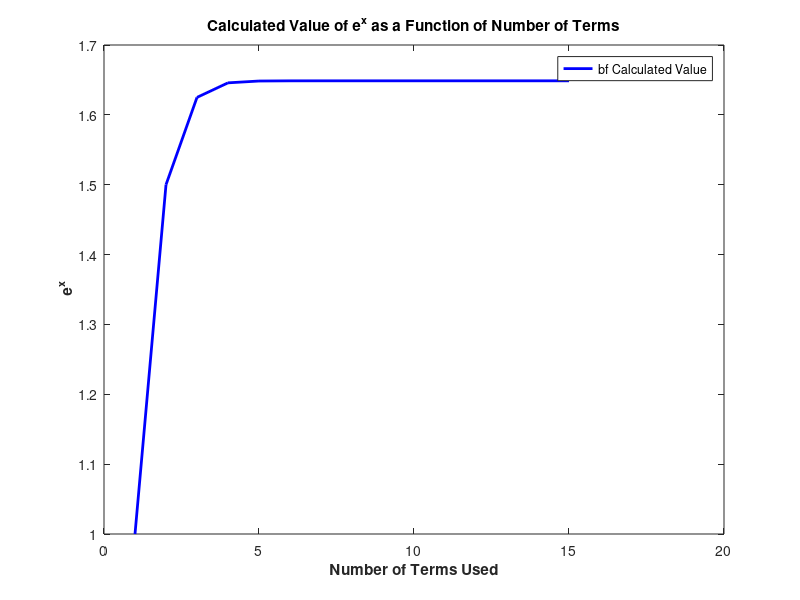
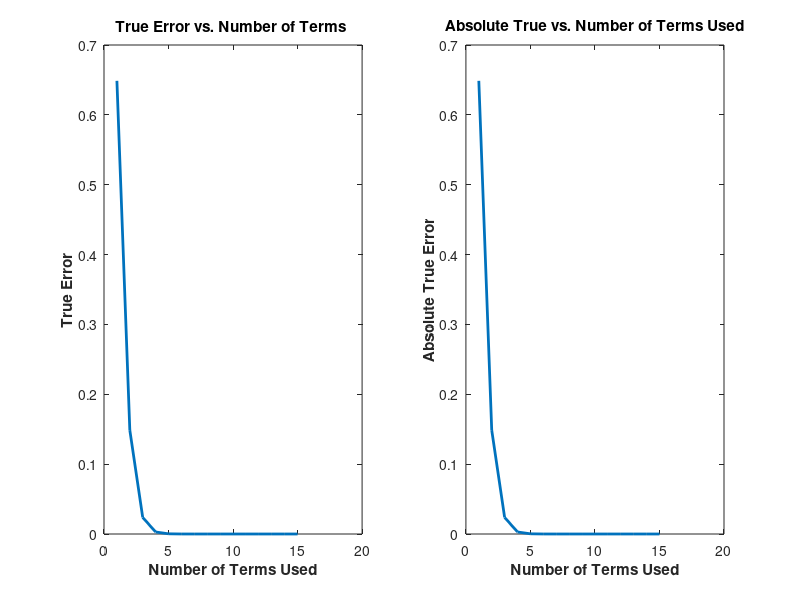
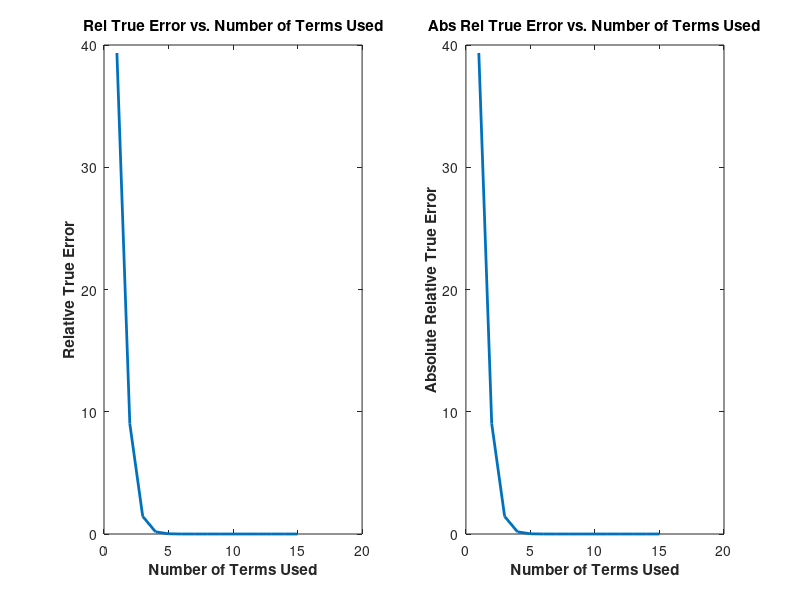

Here is the MATLAB script that generated these plots, in order:
clc
clear all
close all
% Maximum number of terms to use
n=15;
% Value of x at which function is calculated
x=0.5;
%% Displaying Initial Information
%disp(sprintf(''\n\n***************************Input Data******************************''))
disp(sprintf(' Value of x at which to approximate, x = %g',x))
disp(sprintf(' Maximum number of terms, n = %g',n))
% Using a long format so that all the necessary digits can be shown
format long
%% Maclaurin series in a repetitive loop.
sumprevious = 0;
for i=1:1:n
func = ' exp(x)';
%This function "f" will be used to find the "true value" in calculations.
f = inline('exp(x)');
sumpresent(i) = sumprevious + (x^(i-1))/(factorial(i-1));
TrueError(i) = f(x) - sumpresent(i);
AbsTrueError(i) = abs(f(x) - sumpresent(i));
RelTrueError(i) = ((f(x) - sumpresent(i))/f(x))*100;
AbsRelTrueError(i) = abs((f(x) - sumpresent(i))/f(x))*100;
sumprevious = sumpresent(i);
end
%% Creating a table of values based on the error calculations
% disp(sprintf(''\n\n****************************Table of
% Values****************************''));
disp('Terms True True Abs True Relative Abs Rel')
disp('Used Value Error Error True True ');
for i=1:1:n
string = '%g %+1.3e %+1.3e %+1.3e %+1.3e %+1.3e';
disp(sprintf(string,i,sumpresent(i),TrueError(i),AbsTrueError(i),RelTrueError(i), AbsRelTrueError(i)))
iteration(i) = i;
end
%% Graph 1: Maclaurin series e(x) as a function of number of terms.
figure(1)
plot(iteration,sumpresent,'b','LineWidth',2);
title('\bfCalculated Value of e^{x} as a Function of Number of Terms');
xlabel('\bfNumber of Terms Used');
ylabel('\bf e^{x}');
legend('bf Calculated Value');
%% Graph 2: True and Absolute True Errors
figure(2)
% First Subplot: True Error vs. Number of Terms Calculated
subplot(1,2,1);
plot(iteration,TrueError,'LineWidth',2)
title('\bfTrue Error vs. Number of Terms ');
xlabel('\bfNumber of Terms Used')
ylabel('\bfTrue Error');
% Second Subplot: Absolute Approximate Error vs. Number of Terms Calculated
subplot(1,2,2);
plot(iteration,AbsTrueError,'LineWidth',2);
title('\bfAbsolute True vs. Number of Terms Used');
xlabel('\bfNumber of Terms Used');
ylabel('\bfAbsolute True Error');
%% Graph 2: Calculation of Relative and Absolute Relative True Error
figure(3)
% First Subplot: Relative True Error vs. Number of Terms Calculated
subplot(1,2,1);
plot(iteration,RelTrueError,'LineWidth',2);
title('\bfRel True Error vs. Number of Terms Used');
xlabel('\bfNumber of Terms Used');
ylabel('\bfRelative True Error');
% % Second Subplot: Absolute Relative True Error vs. Number of Terms
% Calculated.
subplot(1,2,2);
plot(iteration,AbsRelTrueError,'LineWidth',2);
title('\bfAbs Rel True Error vs. Number of Terms Used');
xlabel('\bfNumber of Terms Used');
ylabel('\bfAbsolute Relative True Error');